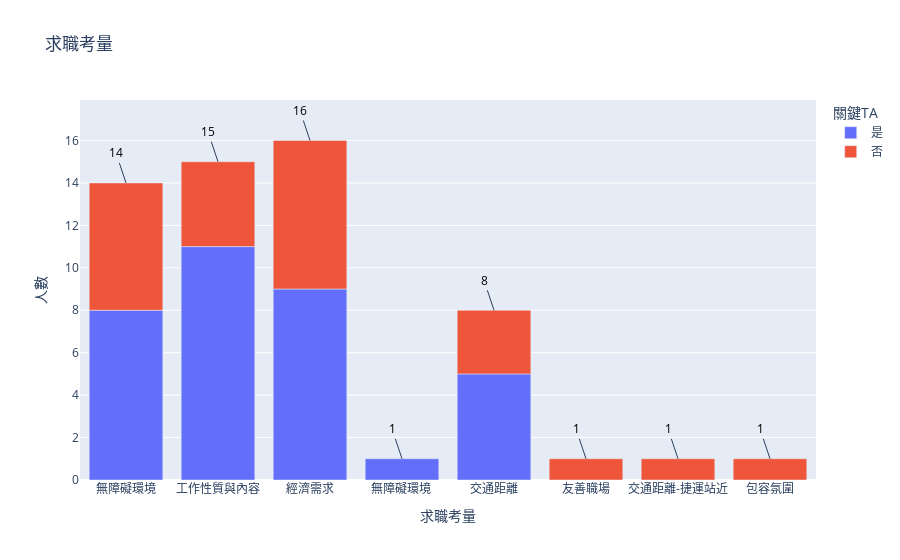

The notebook cell saved with this chart:
### Markdown cell above
## 求職考量
身障者的三大求職考量
1. 經濟需求
2. 工作性質與內容
3. 無障礙環境

### Code cell
import plotly.express as px
from collections import Counter

def generate_job_consideration_chart(ta_df, nonta_df):
    # Count job considerations for both subsets
    jc_true = ta_df['求職考量'].str.split('、').explode()
    jc_false = nonta_df['求職考量'].str.split('、').explode()
    jc_counts_true = pd.Series(Counter(jc_true)).reset_index()
    jc_counts_false = pd.Series(Counter(jc_false)).reset_index()
    jc_counts_true.columns = ['求職考量', '人數']
    jc_counts_false.columns = ['求職考量', '人數']
    jc_counts_true['關鍵TA'] = '是'
    jc_counts_false['關鍵TA'] = '否'
    combined_counts_with_key_TA = pd.concat([jc_counts_true, jc_counts_false])
    total_counts = combined_counts_with_key_TA.groupby('求職考量')['人數'].sum().reset_index()
    
    fig = px.bar(combined_counts_with_key_TA, x='求職考量', y='人數', color='關鍵TA',
                 title='求職考量',
                 labels={'人數': '人數', '求職考量': '求職考量', '關鍵TA': '關鍵TA'})
    
    # Add text annotations for total counts
    for i, row in total_counts.iterrows():
        fig.add_annotation(
            x=row['求職考量'],
            y=row['人數'],
            text=str(row['人數']),
            showarrow=True,
            font=dict(
                size=12,
                color="black"
            )
        )
    fig.show()

generate_job_consideration_chart(ta_df, nonta_df)

### Figure 1 — Plotly figure (JSON) as saved in the notebook; plotly's stock layout.template omitted (floating-point values rounded to 4 significant figures)
{"data": [{"alignmentgroup": "True", "hovertemplate": "關鍵TA=是<br>求職考量=%{x}<br>人數=%{y}<extra></extra>", "legendgroup": "是", "marker": {"color": "#636efa", "pattern": {"shape": ""}}, "name": "是", "offsetgroup": "是", "orientation": "v", "showlegend": true, "textposition": "auto", "type": "bar", "x": ["無障礙環境", "工作性質與內容", "經濟需求", "無障礙環境 ", "交通距離"], "xaxis": "x", "y": [8, 11, 9, 1, 5], "yaxis": "y"}, {"alignmentgroup": "True", "hovertemplate": "關鍵TA=否<br>求職考量=%{x}<br>人數=%{y}<extra></extra>", "legendgroup": "否", "marker": {"color": "#EF553B", "pattern": {"shape": ""}}, "name": "否", "offsetgroup": "否", "orientation": "v", "showlegend": true, "textposition": "auto", "type": "bar", "x": ["經濟需求", "無障礙環境", "工作性質與內容", "交通距離", "友善職場", "交通距離-捷運站近", "包容氛圍"], "xaxis": "x", "y": [7, 6, 4, 3, 1, 1, 1], "yaxis": "y"}], "layout": {"annotations": [{"font": {"color": "black", "size": 12}, "showarrow": true, "text": "8", "x": "交通距離", "y": 8}, {"font": {"color": "black", "size": 12}, "showarrow": true, "text": "1", "x": "交通距離-捷運站近", "y": 1}, {"font": {"color": "black", "size": 12}, "showarrow": true, "text": "1", "x": "包容氛圍", "y": 1}, {"font": {"color": "black", "size": 12}, "showarrow": true, "text": "1", "x": "友善職場", "y": 1}, {"font": {"color": "black", "size": 12}, "showarrow": true, "text": "15", "x": "工作性質與內容", "y": 15}, {"font": {"color": "black", "size": 12}, "showarrow": true, "text": "14", "x": "無障礙環境", "y": 14}, {"font": {"color": "black", "size": 12}, "showarrow": true, "text": "1", "x": "無障礙環境 ", "y": 1}, {"font": {"color": "black", "size": 12}, "showarrow": true, "text": "16", "x": "經濟需求", "y": 16}], "autosize": true, "barmode": "relative", "legend": {"title": {"text": "關鍵TA"}, "tracegroupgap": 0}, "title": {"text": "求職考量"}, "xaxis": {"anchor": "y", "autorange": true, "domain": [0, 1], "range": [-0.5, 7.5], "title": {"text": "求職考量"}, "type": "category"}, "yaxis": {"anchor": "x", "autorange": true, "domain": [0, 1], "range": [0, 20.5], "title": {"text": "人數"}, "type": "linear"}}}
